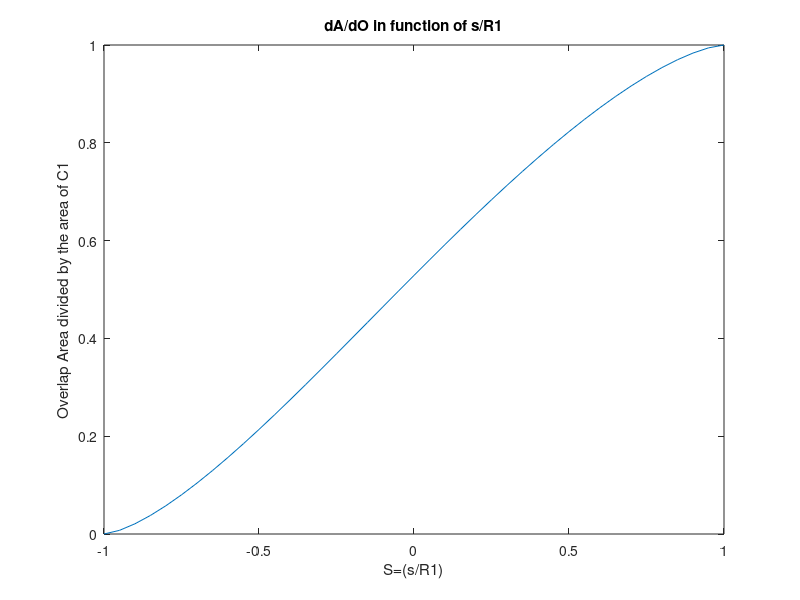

Write the MATLAB code that produced this figure.
clear
S=-1:0.05:1;
Lambda=2;
S2=-sqrt(Lambda^2 +S.^2 -1)/Lambda;

Area=2-(1/pi)*(acos(S)-S.*sqrt(1-S.^2)+acos(S2)-S2.*sqrt(1-S2.^2));
figure
plot(S,Area)
title('dA/dO in function of s/R1')
xlabel('S=(s/R1)')
ylabel('Overlap Area divided by the area of C1')


